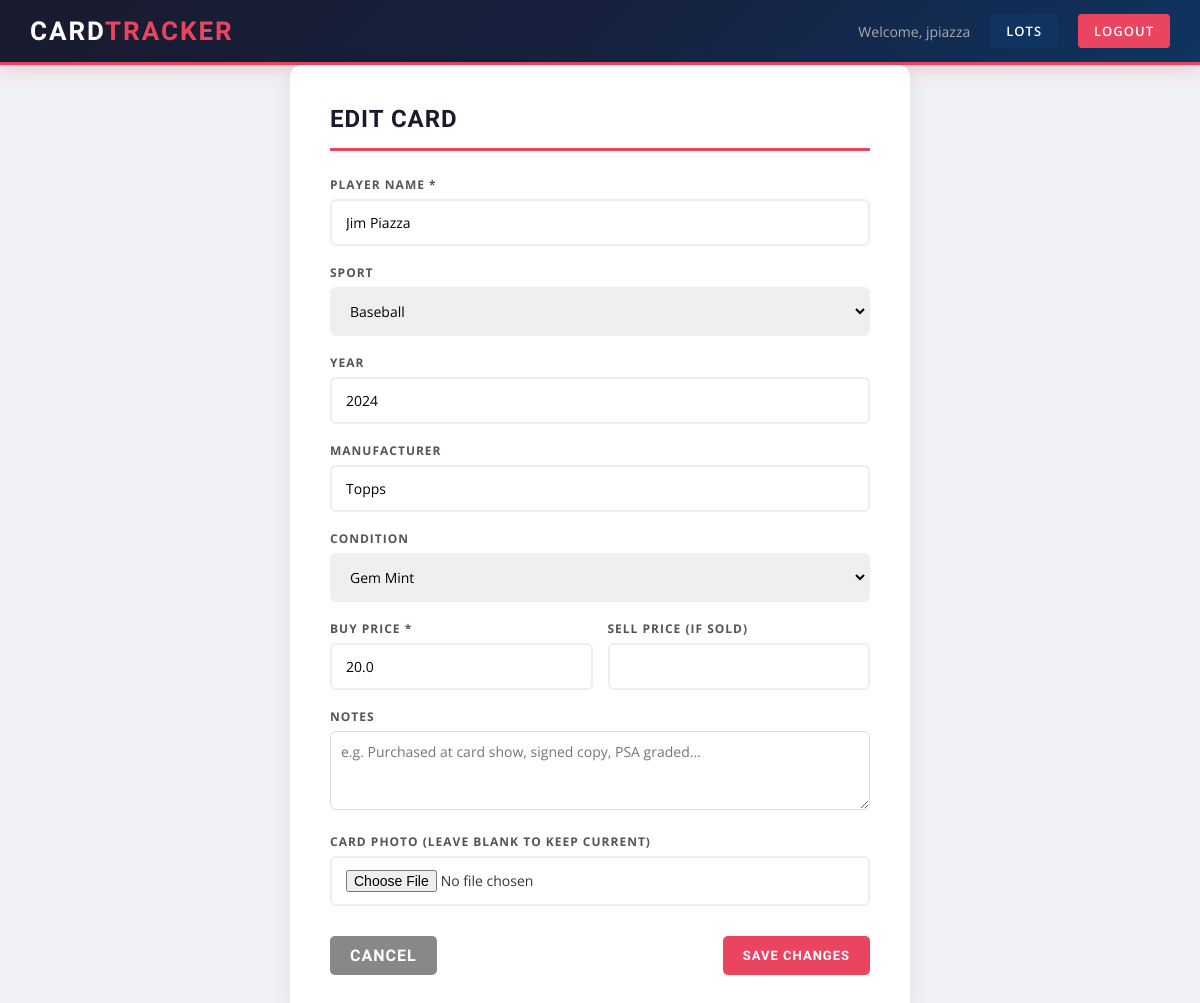
Before: /edit_card/1 (signed in) with the older database file.
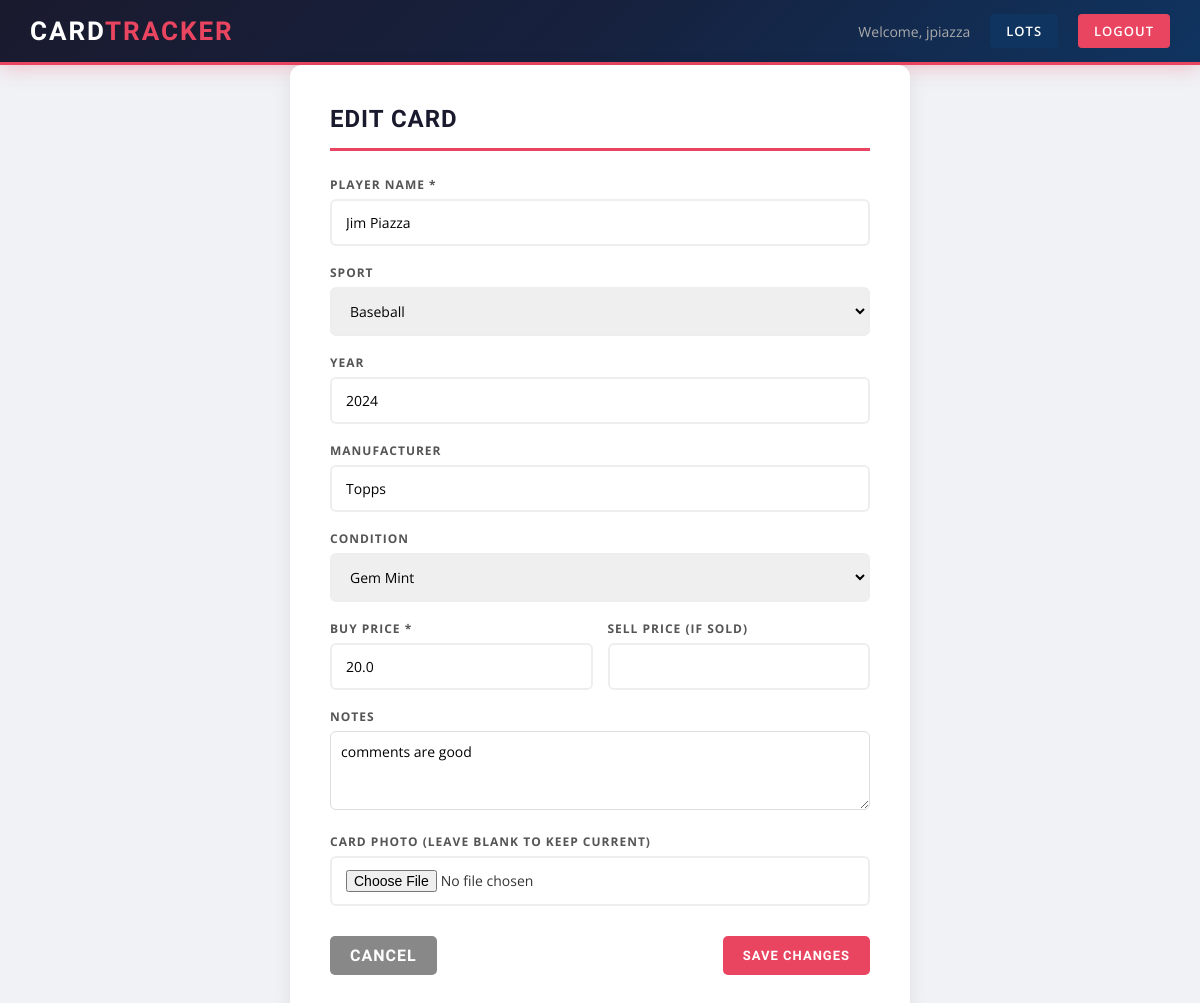
After: the same page with the newer database file.
### models.py (models this page shows, shortened)
class Card(db.Model):
    id = db.Column(db.Integer, primary_key=True)
    player_name = db.Column(db.String(150), nullable=False)
    sport = db.Column(db.String(50))
    year = db.Column(db.String(10))
    manufacturer = db.Column(db.String(100))
    condition = db.Column(db.String(50))
    buy_price = db.Column(db.Float, nullable=False)
    sell_price = db.Column(db.Float)
    photo_filename = db.Column(db.String(300))
    market_price = db.Column(db.Float)
    date_added = db.Column(db.DateTime, default=db.func.current_timestamp())
    user_id = db.Column(db.Integer, db.ForeignKey('user.id'), nullable=False)
    lot_id = db.Column(db.Integer, db.ForeignKey('lot.id'), nullable=True)
    notes = db.Column(db.String(1000))

### main.py (the view, shortened to what this page needs)
@main.route('/edit_card/<int:card_id>', methods=['GET', 'POST'])
@login_required
def edit_card(card_id):
    card = Card.query.get_or_404(card_id)
    if card.user_id != current_user.id:
        flash('Permission denied.')
        return redirect(url_for('main.dashboard'))
    return render_template('edit_card.html', card=card)

### app.py (called while the page is built)
def create_app():
    app = Flask(__name__)
    app.config['SECRET_KEY'] = os.getenv('SECRET_KEY', 'your-secret-key')
    app.config['SQLALCHEMY_DATABASE_URI'] = 'sqlite:///cards.db'
    app.config['UPLOAD_FOLDER'] = 'static/uploads'
    app.config['MAX_CONTENT_LENGTH'] = 16 * 1024 * 1024  # 16MB max
    db.init_app(app)
    login_manager = LoginManager()
    login_manager.login_view = 'auth.login'
    login_manager.init_app(app)
    @login_manager.user_loader
    def load_user(user_id):
        return User.query.get(int(user_id))
    from auth import auth as auth_blueprint
    app.register_blueprint(auth_blueprint)
    from main import main as main_blueprint
    app.register_blueprint(main_blueprint)
    from admin import admin as admin_blueprint
    app.register_blueprint(admin_blueprint)
    with app.app_context():
        db.create_all()
    return app

### templates/edit_card.html (shortened to what this page needs)
<!DOCTYPE html>
<html>
<head>
    <link rel="stylesheet" href="{{ url_for('static', filename='css/style.css') }}">
</head>
<body>
    <nav>
        <h1>Card<span>Tracker</span></h1>
        <div class="nav-right">
            <span>Welcome, {{ current_user.username }}</span>
            <a href="{{ url_for('main.lots') }}" style="background:#0f3460;">Lots</a>
            <a href="{{ url_for('auth.logout') }}">Logout</a>
        </div>
    </nav>
    <div class="form-container">
        <h2>Edit Card</h2>
        <form method="POST" enctype="multipart/form-data">
            <div class="form-group">
                <label>Player Name *</label>
                <input type="text" name="player_name" value="{{ card.player_name }}" required>
            </div>
            <div class="form-group">
                <label>Sport</label>
                <select name="sport">
                    <option value="Baseball" {% if card.sport == 'Baseball' %}selected{% endif %}>Baseball</option>
                </select>
            </div>
            <div class="form-group">
                <label>Year</label>
                <input type="text" name="year" value="{{ card.year }}">
            </div>
            <div class="form-group">
                <label>Manufacturer</label>
                <input type="text" name="manufacturer" value="{{ card.manufacturer }}">
            </div>
            <div class="form-group">
                <label>Condition</label>
                <select name="condition">
                    <option value="Gem Mint" {% if card.condition == 'Gem Mint' %}selected{% endif %}>Gem Mint</option>
                </select>
            </div>
            <div class="form-row">
                <div class="form-group">
                    <label>Buy Price *</label>
                    <input type="number" name="buy_price" step="0.01" value="{{ card.buy_price }}" required>
                </div>
                <div class="form-group">
                    <label>Sell Price (if sold)</label>
                    <input type="number" name="sell_price" step="0.01" value="{{ card.sell_price or '' }}">
                </div>
            </div>
            <div class="form-group">
                <label>Notes</label>
                <textarea name="notes" placeholder="e.g. Purchased at card show, signed copy, PSA graded..." rows="3" style="width:100%; padding:10px; border:1px solid #ddd; border-radius:6px; font-family:inherit; font-size:14px; resize:vertical;">{{ card.notes or '' }}</textarea>
            </div>
            <div class="form-group">
                <label>Card Photo (leave blank to keep current)</label>
                <input type="file" name="photo" accept="image/*">
            </div>
            <div class="form-buttons">
                <a href="{{ url_for('main.card_detail', card_id=card.id) }}" class="btn-cancel">Cancel</a>
                <button type="submit" class="btn">Save Changes</button>
            </div>
        </form>
    </div>
</body>
</html>

Changed rows visible on the page:
changed Card "Jim Piazza": notes (not shown) → "comments are good"
